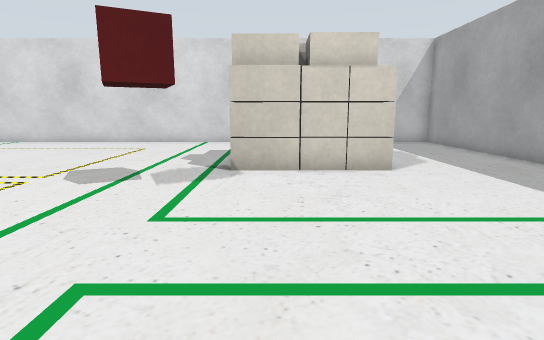
View 1 (above)

16 first-person views from a walk through a Gazebo world. The camera is 0.72 m above the floor, tilts 10° down and sees 80° across. The floor is counted in squares, 0.5 m on a side. Each view is taken from the middle of a square. On the plan, view 1 faces up. The plan holds only what a view shows up to about 15 squares ahead; the rest is blank. The place goes on beyond the plan. Simple patterns stand in for the simulator's built-in surfaces. Some surface patterns are stand-ins.

View 2
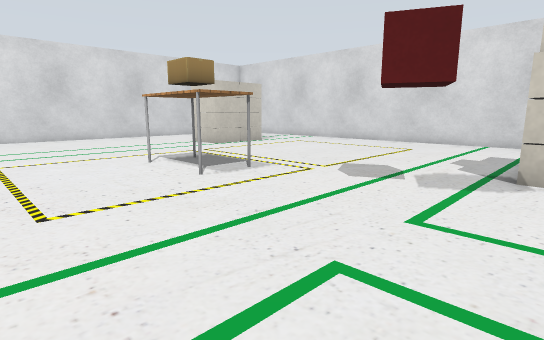

View 3
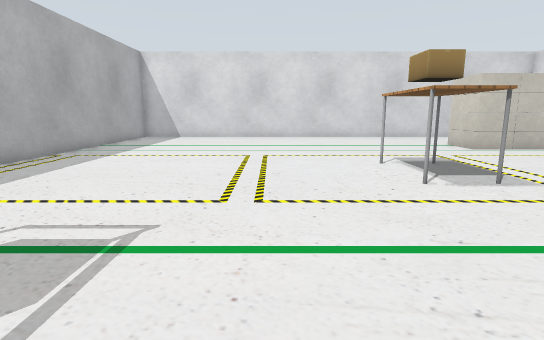

View 4
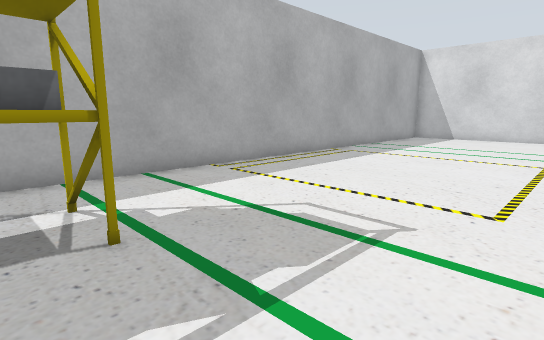

View 5
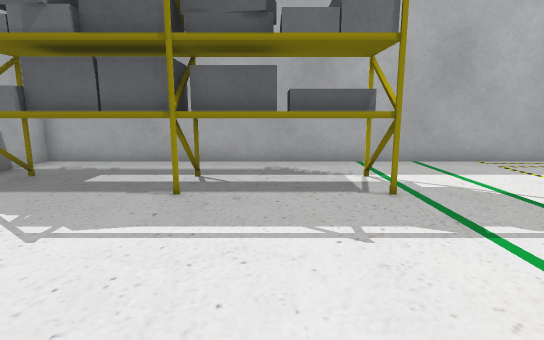

View 6
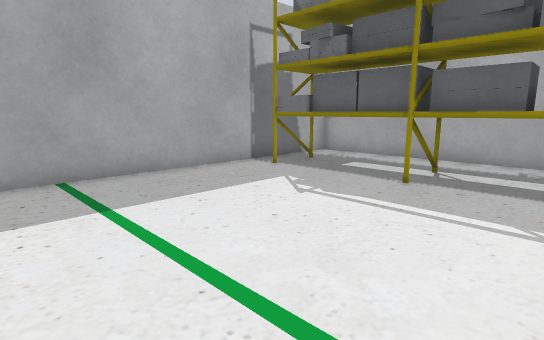

View 7
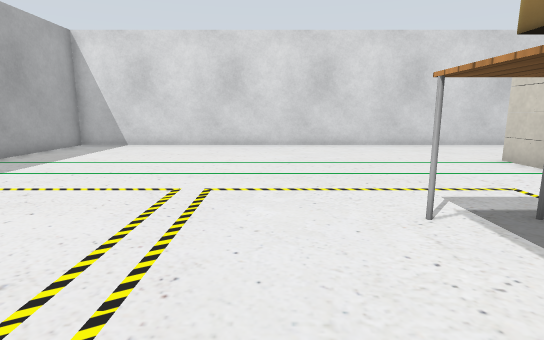

View 8
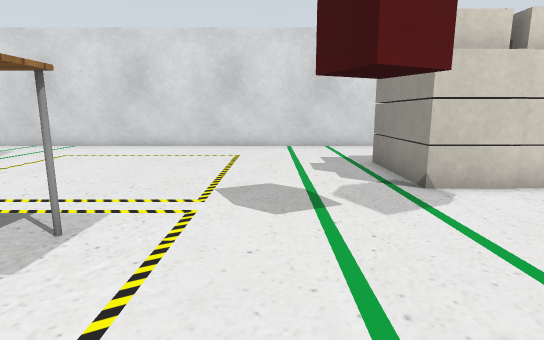

View 9
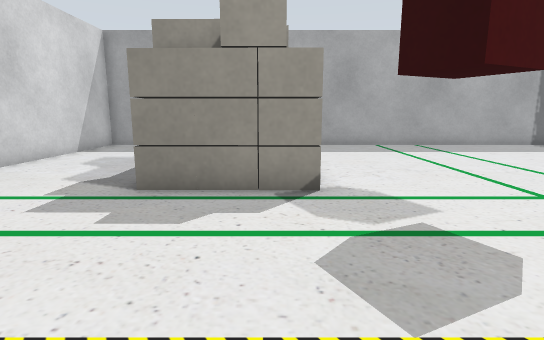

View 10
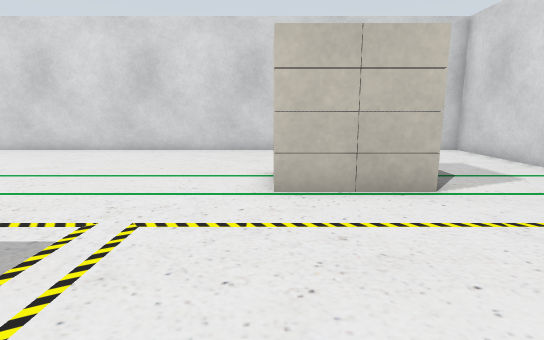

View 11
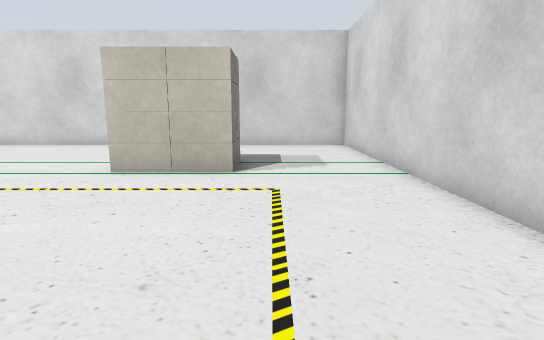

View 12
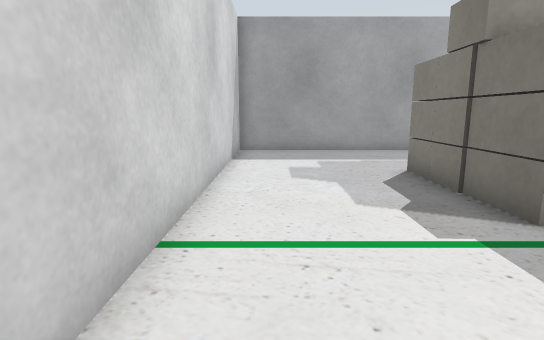

View 13
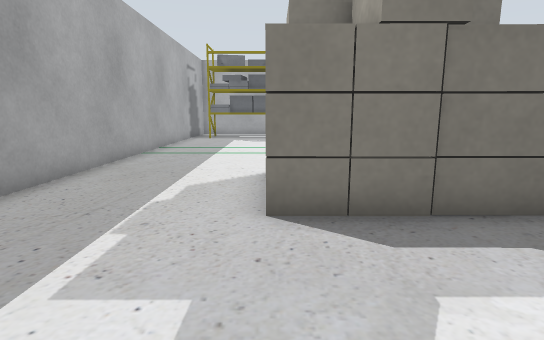

View 14
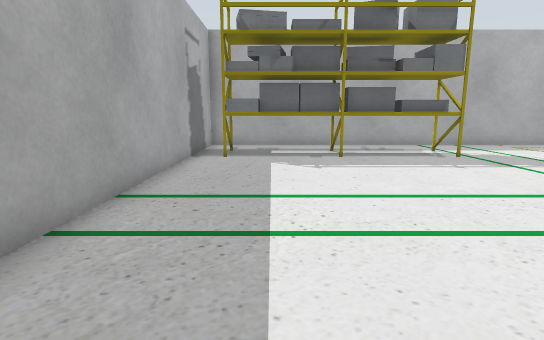

View 15
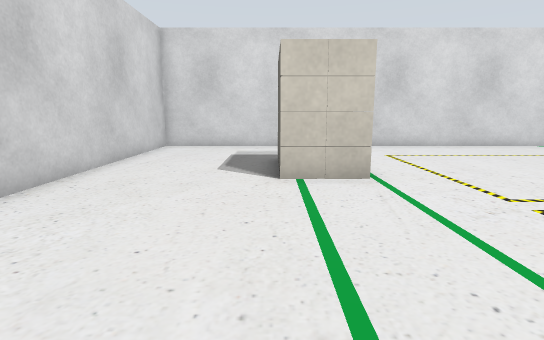

View 16
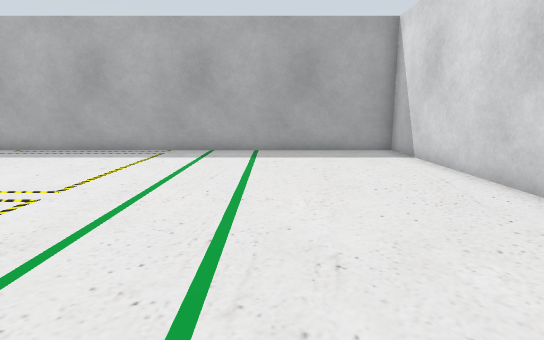

### Floor plan
Key: @ floor where view 1 was taken; # wall or solid block; . floor; B red box; T table; C cardboard box; S shelf; O other object.
Columns run from 20 left of view 1 to 8 right of it. Each row starts with its distance up from view 1.
 17 #############################
 16 #...........................#
 15 #...........................#
 14 #...........................#
 13 #...........................#
 12 #....OOO....................#
 11 #....O O...........OOOOO....#
 10 #....O O...........OOOOO....#
  9 #....OOO...........OOOOO....#
  8 #..................OOOOO....#
  7 #................BB.........#
  6 #................BB.........#
  5 #..........TCC..............#
  4 #..........TCT..............#
  3 #...........................#
  2 #...........................#
  1 #...........................#
  0 #...................@.......#
 -1 #...........................#
 -2 #...........................#
 -3 #..................SSSSSSSS.#
 -4 #..................SSSSSSSS.#
 -5 #...........................#
 -6 #...........................#
 -7 #############################

Where each view was taken, in squares from view 1:
view 1: 0 up, 0 right, facing up
view 2: 0 up, 0 right, facing up-left
view 3: 1 up, 0 right, facing left
view 4: 1 up, 0 right, facing down-left
view 5: 3 up, 1 right, facing down
view 6: 4 up, 0 right, facing down-right
view 7: 2 up, 5 left, facing left
view 8: 2 up, 4 left, facing up
view 9: 9 up, 7 left, facing right
view 10: 9 up, 7 left, facing left
view 11: 13 up, 5 left, facing left
view 12: 15 up, 5 left, facing right
view 13: 16 up, 3 right, facing down
view 14: 8 up, 5 right, facing down
view 15: 2 up, 15 left, facing up
view 16: 6 up, 15 left, facing down
